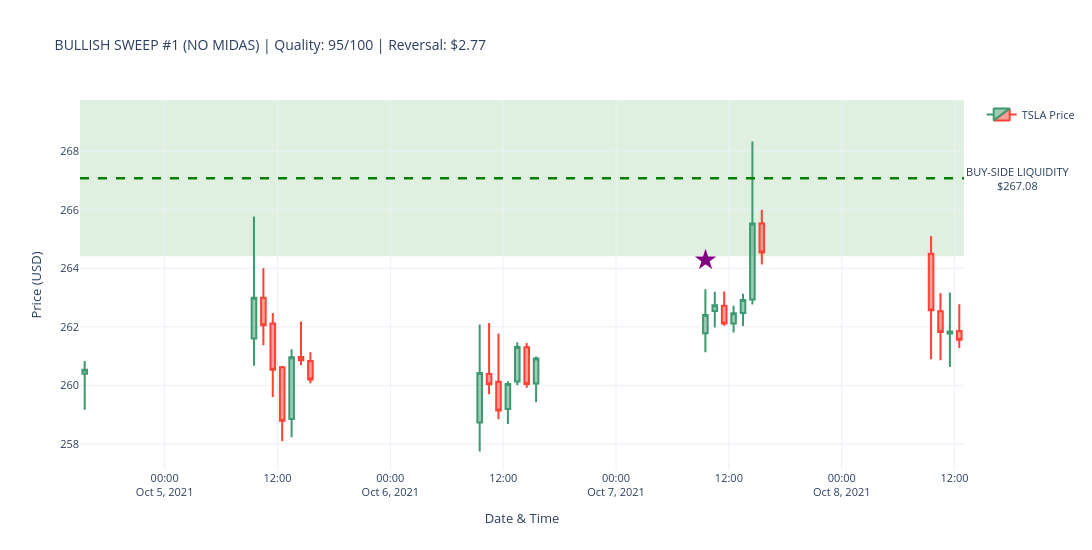
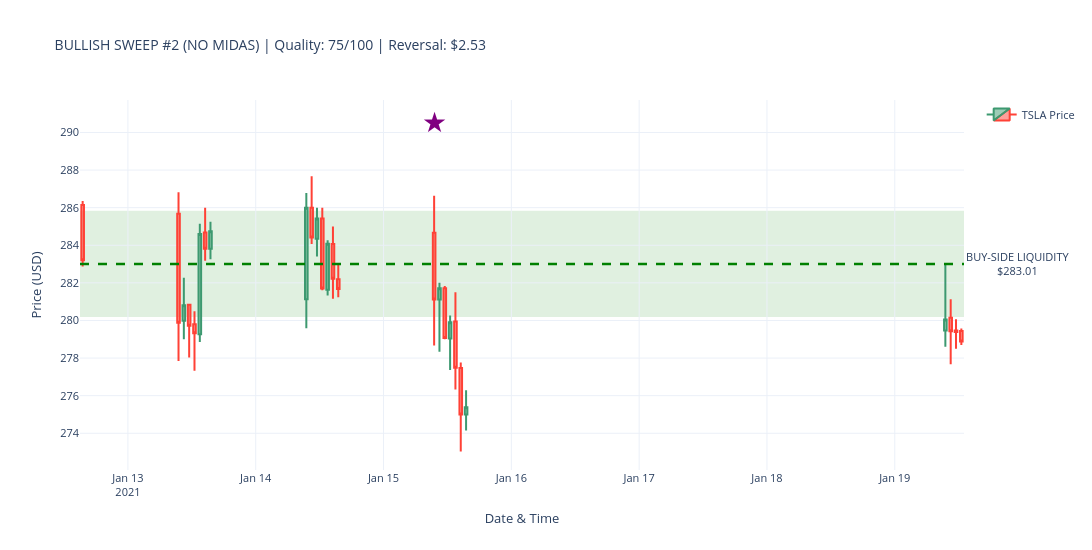
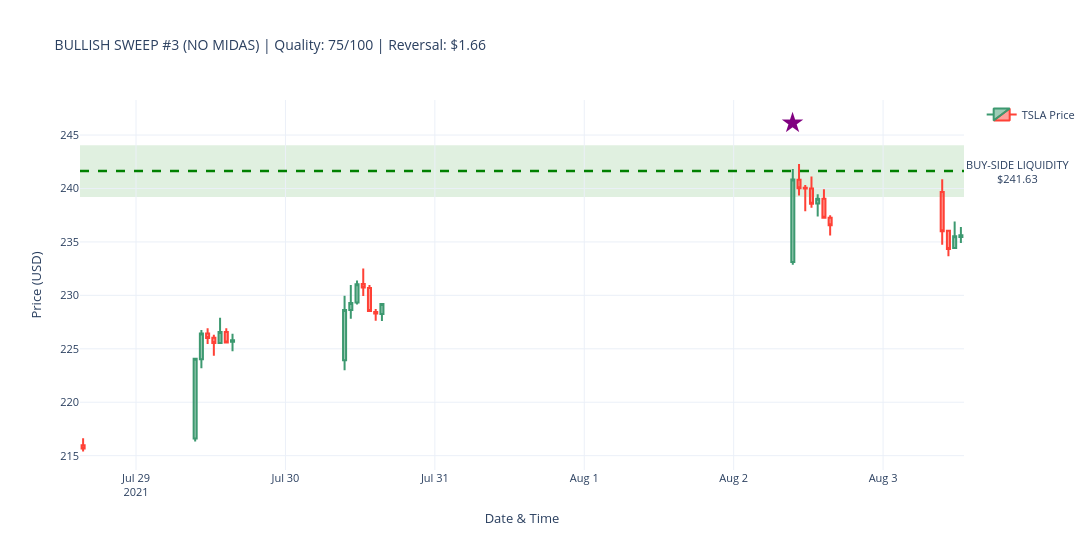
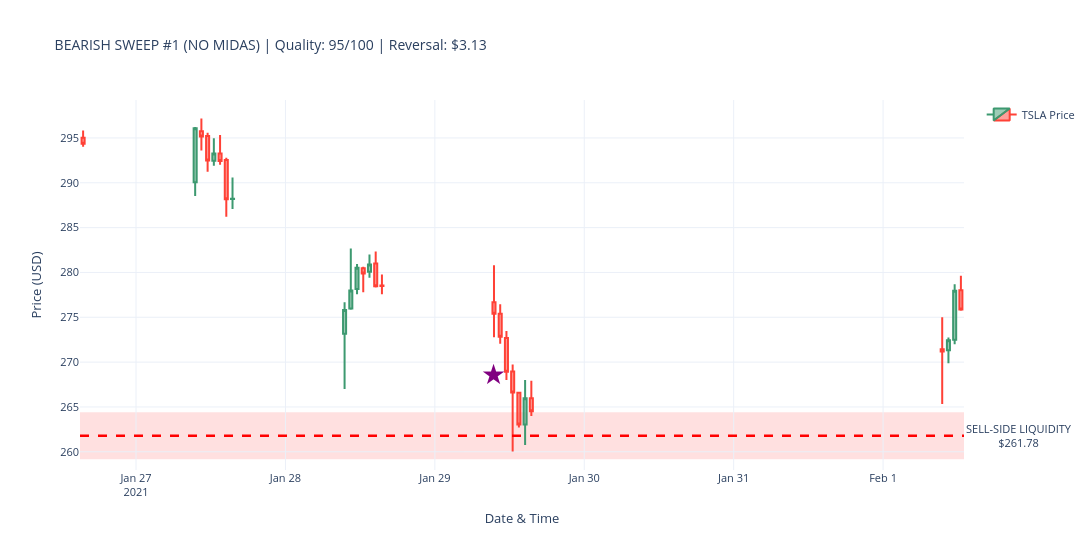

Notebook source saved alongside these figures, in order:
### Code cell
# ---------------------------------------------------------------------------
# SWEEP DETECTION CANDLESTICK VISUALIZATIONS WITH LIQUIDITY ZONES
# ---------------------------------------------------------------------------
print("\n" + "=" * 70)
print("VISUALIZING TOP SWEEPS - CANDLESTICK CHARTS WITH LIQUIDITY ZONES")
print("=" * 70)

import plotly.graph_objects as go

# Use existing hourly_data from earlier analysis
price_data = hourly_data.copy()
print(f"\n✓ Analysing hourly data: {len(price_data)} candles")
print(f"  Date range: {price_data['timestamp'].min().date()} to {price_data['timestamp'].max().date()}")

# Debug: Check sweeps
print(f"\nSweep data check:")
print(f"  NO MIDAS: {len(sweeps_hourly_no_midas)} total sweeps")
if len(sweeps_hourly_no_midas) > 0:
    print(f"    - Bullish: {(sweeps_hourly_no_midas['sweep_type']=='BULLISH').sum()}")
    print(f"    - Bearish: {(sweeps_hourly_no_midas['sweep_type']=='BEARISH').sum()}")
    
print(f"  WITH MIDAS: {len(sweeps_hourly_with_midas)} total sweeps")
if len(sweeps_hourly_with_midas) > 0:
    print(f"    - Bullish: {(sweeps_hourly_with_midas['sweep_type']=='BULLISH').sum()}")
    print(f"    - Bearish: {(sweeps_hourly_with_midas['sweep_type']=='BEARISH').sum()}")

# Candlestick plotting function with liquidity zones
def make_candlestick_chart_with_zones(price_df, sweep_timestamp, zone_level, sweep_type, chart_title):
    """
    Create candlestick chart with liquidity zone shading
    Uses arrow/marker notation for sweep detection point
    """
    try:
        # Find closest candle to sweep time
        price_df_copy = price_df.copy()
        price_df_copy['ts_str'] = price_df_copy['timestamp'].astype(str).str[:10]
        sweep_ts_str = pd.to_datetime(sweep_timestamp).strftime('%Y-%m-%d')
        
        matching = price_df_copy[price_df_copy['ts_str'] == sweep_ts_str]
        if len(matching) == 0:
            return None
        
        sweep_idx = matching.index[0]
        
        # Get context: 15 before, 10 after
        start = max(0, sweep_idx - 15)
        end = min(len(price_df) - 1, sweep_idx + 10)
        
        subset = price_df.iloc[start:end+1].copy()
        
        # Create figure with larger size
        fig = go.Figure(data=[go.Candlestick(
            x=subset['timestamp'],
            open=subset['open'],
            high=subset['high'],
            low=subset['low'],
            close=subset['close'],
            name='TSLA Price'
        )])
        
        # Add liquidity zone as shaded region
        if sweep_type == 'BULLISH':
            # Buy-side liquidity zone (support)
            fig.add_hrect(
                y0=zone_level * 0.99,
                y1=zone_level * 1.01,
                fillcolor='green',
                opacity=0.12,
                layer='below',
                line_width=0
            )
            zone_color = 'green'
            zone_label = 'BUY-SIDE LIQUIDITY'
        else:
            # Sell-side liquidity zone (resistance)
            fig.add_hrect(
                y0=zone_level * 0.99,
                y1=zone_level * 1.01,
                fillcolor='red',
                opacity=0.12,
                layer='below',
                line_width=0
            )
            zone_color = 'red'
            zone_label = 'SELL-SIDE LIQUIDITY'
        
        # Add zone level line with label
        fig.add_hline(
            y=zone_level,
            line_width=2.5,
            line_dash='dash',
            line_color=zone_color,
            annotation_text=f'{zone_label}<br>${zone_level:.2f}',
            annotation_position='right',
            annotation=dict(font_size=11, bgcolor='rgba(255,255,255,0.8)')
        )
        
        # Add sweep detection point with arrow marker (no overlap with candle)
        sweep_x = subset.iloc[sweep_idx - start]['timestamp']
        sweep_candle_high = subset.iloc[sweep_idx - start]['high']
        sweep_candle_low = subset.iloc[sweep_idx - start]['low']
        
        # Position arrow: buy-side above, sell-side below the candle
        candle_range = sweep_candle_high - sweep_candle_low
        if sweep_type == 'BULLISH':
            # Buy-side: star above the candle
            arrow_y = sweep_candle_high + candle_range * 0.5
            arrow_symbol = '★'
        else:
            # Sell-side: star below the candle
            arrow_y = sweep_candle_low - candle_range * 0.5
            arrow_symbol = '★'
        
        fig.add_annotation(
            x=sweep_x,
            y=arrow_y,
            text=arrow_symbol,
            showarrow=False,
            font=dict(size=28, color='purple'),
            xanchor='center'
        )
        
        fig.update_layout(
            title=dict(text=chart_title, font=dict(size=14)),
            yaxis_title='Price (USD)',
            xaxis_title='Date & Time',
            template='plotly_white',
            height=550,
            width=1150,
            hovermode='x unified',
            xaxis_rangeslider_visible=False,
            showlegend=True,
            font=dict(size=11),
            margin=dict(l=80, r=100, t=100, b=80)
        )
        
        return fig
        
    except Exception as e:
        print(f"      ✗ Error: {e}")
        return None

# =========================================================================
# PLOT NO MIDAS SWEEPS WITH LIQUIDITY ZONES
# =========================================================================
if len(sweeps_hourly_no_midas) > 0:
    print("\n" + "=" * 70)
    print("NO MIDAS SWEEPS WITH LIQUIDITY ZONES")
    print("=" * 70)
    
    # Get top 3 of each type
    bull_nm = sweeps_hourly_no_midas[sweeps_hourly_no_midas['sweep_type']=='BULLISH'].nlargest(3, 'sweep_quality_score')
    bear_nm = sweeps_hourly_no_midas[sweeps_hourly_no_midas['sweep_type']=='BEARISH'].nlargest(3, 'sweep_quality_score')
    
    print(f"\nBUYING SWEEPS - Targeting Buy-Side Liquidity ({len(bull_nm)}):")
    for i, (idx, row) in enumerate(bull_nm.iterrows(), 1):
        title = f"BULLISH SWEEP #{i} (NO MIDAS) | Quality: {row['sweep_quality_score']:.0f}/100 | Reversal: ${row['reversal_distance']:.2f}"
        print(f"  {i}. {row['timestamp']} - Buy-Side Zone: ${row['zone_level']:.2f}")
        fig = make_candlestick_chart_with_zones(price_data, row['timestamp'], row['zone_level'], 'BULLISH', title)
        if fig:
            fig.show()
        else:
            print(f"      → Could not create chart")
    
    print(f"\nSELLING SWEEPS - Targeting Sell-Side Liquidity ({len(bear_nm)}):")
    for i, (idx, row) in enumerate(bear_nm.iterrows(), 1):
        title = f"BEARISH SWEEP #{i} (NO MIDAS) | Quality: {row['sweep_quality_score']:.0f}/100 | Reversal: ${row['reversal_distance']:.2f}"
        print(f"  {i}. {row['timestamp']} - Sell-Side Zone: ${row['zone_level']:.2f}")
        fig = make_candlestick_chart_with_zones(price_data, row['timestamp'], row['zone_level'], 'BEARISH', title)
        if fig:
            fig.show()
        else:
            print(f"      → Could not create chart")
else:
    print("\n✗ No sweeps in NO MIDAS dataset")

# =========================================================================
# PLOT WITH MIDAS SWEEPS WITH LIQUIDITY ZONES
# =========================================================================
if len(sweeps_hourly_with_midas) > 0:
    print("\n" + "=" * 70)
    print("WITH MIDAS SWEEPS WITH LIQUIDITY ZONES")
    print("=" * 70)
    
    # Get top 3 of each type
    bull_wm = sweeps_hourly_with_midas[sweeps_hourly_with_midas['sweep_type']=='BULLISH'].nlargest(3, 'sweep_quality_score')
    bear_wm = sweeps_hourly_with_midas[sweeps_hourly_with_midas['sweep_type']=='BEARISH'].nlargest(3, 'sweep_quality_score')
    
    print(f"\nBUYING SWEEPS - Targeting Buy-Side Liquidity ({len(bull_wm)}):")
    for i, (idx, row) in enumerate(bull_wm.iterrows(), 1):
        title = f"BULLISH SWEEP #{i} (WITH MIDAS) | Quality: {row['sweep_quality_score']:.0f}/100 | Reversal: ${row['reversal_distance']:.2f}"
        print(f"  {i}. {row['timestamp']} - Buy-Side Zone: ${row['zone_level']:.2f}")
        fig = make_candlestick_chart_with_zones(price_data, row['timestamp'], row['zone_level'], 'BULLISH', title)
        if fig:
            fig.show()
        else:
            print(f"      → Could not create chart")
    
    print(f"\nSELLING SWEEPS - Targeting Sell-Side Liquidity ({len(bear_wm)}):")
    for i, (idx, row) in enumerate(bear_wm.iterrows(), 1):
        title = f"BEARISH SWEEP #{i} (WITH MIDAS) | Quality: {row['sweep_quality_score']:.0f}/100 | Reversal: ${row['reversal_distance']:.2f}"
        print(f"  {i}. {row['timestamp']} - Sell-Side Zone: ${row['zone_level']:.2f}")
        fig = make_candlestick_chart_with_zones(price_data, row['timestamp'], row['zone_level'], 'BEARISH', title)
        if fig:
            fig.show()
        else:
            print(f"      → Could not create chart")
else:
    print("\n✗ No sweeps in WITH MIDAS dataset")

print("\n" + "=" * 70)
print("✓ LIQUIDITY ZONE SWEEP VISUALIZATION COMPLETE")
print("=" * 70)
print("\nVISUAL LEGEND:")
print("  🟢 GREEN SHADED ZONE: Buy-Side Liquidity (Support)")
print("  🔴 RED SHADED ZONE: Sell-Side Liquidity (Resistance)")
print("  — Star: Sweep Detection Point")
print("  - - DASHED LINE: Liquidity Zone Level")

### Figure 1 — Plotly figure (JSON) as saved in the notebook; plotly's stock layout.template omitted (floating-point values rounded to 4 significant figures)
{"data": [{"close": [260.5, 263.0, 262.1, 260.5, 258.8, 261.0, 260.9, 260.2, 260.4, 260.0, 259.1, 260.1, 261.3, 260.1, 260.9, 262.4, 262.7, 262.1, 262.5, 262.9, 265.5, 264.5, 262.6, 261.8, 261.8, 261.6], "high": [260.8, 265.8, 264.0, 262.5, 260.7, 261.2, 262.2, 261.1, 262.1, 262.1, 261.8, 260.1, 261.5, 261.4, 261.0, 263.3, 263.2, 263.2, 262.7, 263.1, 268.3, 266.0, 265.1, 263.2, 263.2, 262.8], "low": [259.2, 260.7, 261.4, 259.6, 258.1, 258.2, 260.7, 260.1, 257.7, 259.7, 258.8, 258.7, 260.0, 259.9, 259.4, 261.1, 262.0, 262.0, 261.8, 262.0, 262.8, 264.1, 260.9, 260.9, 260.6, 261.3], "name": "TSLA Price", "open": [260.4, 261.6, 263.0, 262.1, 260.6, 258.9, 261.0, 260.8, 258.7, 260.4, 260.1, 259.2, 260.1, 261.3, 260.1, 261.8, 262.5, 262.7, 262.1, 262.5, 262.9, 265.5, 264.5, 262.5, 261.8, 261.9], "type": "candlestick", "x": ["2021-10-04T15:30:00.000000000", "2021-10-05T09:30:00.000000000", "2021-10-05T10:30:00.000000000", "2021-10-05T11:30:00.000000000", "2021-10-05T12:30:00.000000000", "2021-10-05T13:30:00.000000000", "2021-10-05T14:30:00.000000000", "2021-10-05T15:30:00.000000000", "2021-10-06T09:30:00.000000000", "2021-10-06T10:30:00.000000000", "2021-10-06T11:30:00.000000000", "2021-10-06T12:30:00.000000000", "2021-10-06T13:30:00.000000000", "2021-10-06T14:30:00.000000000", "2021-10-06T15:30:00.000000000", "2021-10-07T09:30:00.000000000", "2021-10-07T10:30:00.000000000", "2021-10-07T11:30:00.000000000", "2021-10-07T12:30:00.000000000", "2021-10-07T13:30:00.000000000", "2021-10-07T14:30:00.000000000", "2021-10-07T15:30:00.000000000", "2021-10-08T09:30:00.000000000", "2021-10-08T10:30:00.000000000", "2021-10-08T11:30:00.000000000", "2021-10-08T12:30:00.000000000"]}], "layout": {"annotations": [{"bgcolor": "rgba(255,255,255,0.8)", "font": {"size": 11}, "showarrow": false, "text": "BUY-SIDE LIQUIDITY<br>$267.08", "x": 1, "xanchor": "left", "xref": "x domain", "y": 267.1, "yanchor": "middle", "yref": "y"}, {"font": {"color": "purple", "size": 28}, "showarrow": false, "text": "★", "x": "2021-10-07T09:30:00", "xanchor": "center", "y": 264.4}], "font": {"size": 11}, "height": 550, "hovermode": "x unified", "margin": {"b": 80, "l": 80, "r": 100, "t": 100}, "shapes": [{"fillcolor": "green", "layer": "below", "line": {"width": 0}, "opacity": 0.12, "type": "rect", "x0": 0, "x1": 1, "xref": "x domain", "y0": 264.4, "y1": 269.8, "yref": "y"}, {"line": {"color": "green", "dash": "dash", "width": 2.5}, "type": "line", "x0": 0, "x1": 1, "xref": "x domain", "y0": 267.1, "y1": 267.1, "yref": "y"}], "showlegend": true, "title": {"font": {"size": 14}, "text": "BULLISH SWEEP #1 (NO MIDAS) | Quality: 95/100 | Reversal: $2.77"}, "width": 1150, "xaxis": {"rangeslider": {"visible": false}, "title": {"text": "Date & Time"}}, "yaxis": {"title": {"text": "Price (USD)"}}}}

### Figure 2 — Plotly figure (JSON) as saved in the notebook; plotly's stock layout.template omitted (floating-point values rounded to 4 significant figures)
{"data": [{"close": [283.2, 279.9, 280.8, 279.7, 279.3, 284.6, 283.8, 284.7, 286.0, 284.4, 285.4, 281.7, 284.1, 282.2, 281.7, 281.1, 281.7, 279.1, 279.9, 277.5, 275.0, 275.4, 280.1, 279.4, 279.4, 278.9], "high": [286.4, 286.8, 282.3, 280.9, 280.5, 285.1, 286.0, 285.2, 286.8, 287.7, 286.0, 286.0, 284.3, 285.0, 283.0, 286.6, 282.0, 281.8, 280.3, 281.5, 277.8, 276.3, 283.0, 281.1, 280.1, 279.6], "low": [282.9, 277.8, 279.0, 278.0, 277.3, 278.9, 283.2, 283.2, 279.6, 284.1, 283.4, 281.6, 281.3, 281.1, 281.2, 278.7, 278.3, 279.0, 277.4, 276.3, 273.0, 274.1, 278.6, 277.7, 278.5, 278.7], "name": "TSLA Price", "open": [286.1, 285.7, 280.0, 280.8, 279.8, 279.3, 284.7, 283.8, 281.1, 286.0, 284.3, 285.4, 281.6, 284.1, 282.2, 284.7, 281.1, 281.7, 279.0, 279.9, 277.5, 275.0, 279.5, 280.1, 279.5, 279.4], "type": "candlestick", "x": ["2021-01-12T15:30:00.000000000", "2021-01-13T09:30:00.000000000", "2021-01-13T10:30:00.000000000", "2021-01-13T11:30:00.000000000", "2021-01-13T12:30:00.000000000", "2021-01-13T13:30:00.000000000", "2021-01-13T14:30:00.000000000", "2021-01-13T15:30:00.000000000", "2021-01-14T09:30:00.000000000", "2021-01-14T10:30:00.000000000", "2021-01-14T11:30:00.000000000", "2021-01-14T12:30:00.000000000", "2021-01-14T13:30:00.000000000", "2021-01-14T14:30:00.000000000", "2021-01-14T15:30:00.000000000", "2021-01-15T09:30:00.000000000", "2021-01-15T10:30:00.000000000", "2021-01-15T11:30:00.000000000", "2021-01-15T12:30:00.000000000", "2021-01-15T13:30:00.000000000", "2021-01-15T14:30:00.000000000", "2021-01-15T15:30:00.000000000", "2021-01-19T09:30:00.000000000", "2021-01-19T10:30:00.000000000", "2021-01-19T11:30:00.000000000", "2021-01-19T12:30:00.000000000"]}], "layout": {"annotations": [{"bgcolor": "rgba(255,255,255,0.8)", "font": {"size": 11}, "showarrow": false, "text": "BUY-SIDE LIQUIDITY<br>$283.01", "x": 1, "xanchor": "left", "xref": "x domain", "y": 283.0, "yanchor": "middle", "yref": "y"}, {"font": {"color": "purple", "size": 28}, "showarrow": false, "text": "★", "x": "2021-01-15T09:30:00", "xanchor": "center", "y": 290.6}], "font": {"size": 11}, "height": 550, "hovermode": "x unified", "margin": {"b": 80, "l": 80, "r": 100, "t": 100}, "shapes": [{"fillcolor": "green", "layer": "below", "line": {"width": 0}, "opacity": 0.12, "type": "rect", "x0": 0, "x1": 1, "xref": "x domain", "y0": 280.2, "y1": 285.8, "yref": "y"}, {"line": {"color": "green", "dash": "dash", "width": 2.5}, "type": "line", "x0": 0, "x1": 1, "xref": "x domain", "y0": 283.0, "y1": 283.0, "yref": "y"}], "showlegend": true, "title": {"font": {"size": 14}, "text": "BULLISH SWEEP #2 (NO MIDAS) | Quality: 75/100 | Reversal: $2.53"}, "width": 1150, "xaxis": {"rangeslider": {"visible": false}, "title": {"text": "Date & Time"}}, "yaxis": {"title": {"text": "Price (USD)"}}}}

### Figure 3 — Plotly figure (JSON) as saved in the notebook; plotly's stock layout.template omitted (floating-point values rounded to 4 significant figures)
{"data": [{"close": [215.7, 224.1, 226.4, 226.0, 225.6, 226.6, 225.6, 225.8, 228.6, 229.3, 231.1, 230.7, 228.5, 228.3, 229.2, 240.8, 240.0, 240.0, 238.6, 239.0, 237.3, 236.6, 236.0, 234.3, 235.5, 235.6], "high": [216.6, 224.1, 226.8, 226.9, 226.3, 227.9, 226.9, 226.4, 230.0, 231.0, 231.4, 232.5, 231.0, 228.7, 229.2, 241.8, 242.3, 240.3, 241.1, 239.4, 239.9, 237.5, 240.9, 236.1, 236.9, 236.4], "low": [215.4, 216.3, 223.2, 225.4, 224.3, 225.5, 225.6, 224.8, 223.0, 227.8, 229.2, 229.9, 228.5, 227.6, 227.6, 232.9, 239.3, 237.9, 238.2, 237.4, 237.2, 235.6, 234.7, 233.7, 234.4, 234.9], "name": "TSLA Price", "open": [216.0, 216.6, 224.0, 226.4, 226.0, 225.6, 226.6, 225.7, 223.9, 228.6, 229.3, 231.1, 230.7, 228.4, 228.2, 233.1, 240.8, 240.1, 240.0, 238.6, 239.0, 237.3, 239.7, 236.1, 234.4, 235.5], "type": "candlestick", "x": ["2021-07-28T15:30:00.000000000", "2021-07-29T09:30:00.000000000", "2021-07-29T10:30:00.000000000", "2021-07-29T11:30:00.000000000", "2021-07-29T12:30:00.000000000", "2021-07-29T13:30:00.000000000", "2021-07-29T14:30:00.000000000", "2021-07-29T15:30:00.000000000", "2021-07-30T09:30:00.000000000", "2021-07-30T10:30:00.000000000", "2021-07-30T11:30:00.000000000", "2021-07-30T12:30:00.000000000", "2021-07-30T13:30:00.000000000", "2021-07-30T14:30:00.000000000", "2021-07-30T15:30:00.000000000", "2021-08-02T09:30:00.000000000", "2021-08-02T10:30:00.000000000", "2021-08-02T11:30:00.000000000", "2021-08-02T12:30:00.000000000", "2021-08-02T13:30:00.000000000", "2021-08-02T14:30:00.000000000", "2021-08-02T15:30:00.000000000", "2021-08-03T09:30:00.000000000", "2021-08-03T10:30:00.000000000", "2021-08-03T11:30:00.000000000", "2021-08-03T12:30:00.000000000"]}], "layout": {"annotations": [{"bgcolor": "rgba(255,255,255,0.8)", "font": {"size": 11}, "showarrow": false, "text": "BUY-SIDE LIQUIDITY<br>$241.63", "x": 1, "xanchor": "left", "xref": "x domain", "y": 241.6, "yanchor": "middle", "yref": "y"}, {"font": {"color": "purple", "size": 28}, "showarrow": false, "text": "★", "x": "2021-08-02T09:30:00", "xanchor": "center", "y": 246.3}], "font": {"size": 11}, "height": 550, "hovermode": "x unified", "margin": {"b": 80, "l": 80, "r": 100, "t": 100}, "shapes": [{"fillcolor": "green", "layer": "below", "line": {"width": 0}, "opacity": 0.12, "type": "rect", "x0": 0, "x1": 1, "xref": "x domain", "y0": 239.2, "y1": 244.0, "yref": "y"}, {"line": {"color": "green", "dash": "dash", "width": 2.5}, "type": "line", "x0": 0, "x1": 1, "xref": "x domain", "y0": 241.6, "y1": 241.6, "yref": "y"}], "showlegend": true, "title": {"font": {"size": 14}, "text": "BULLISH SWEEP #3 (NO MIDAS) | Quality: 75/100 | Reversal: $1.66"}, "width": 1150, "xaxis": {"rangeslider": {"visible": false}, "title": {"text": "Date & Time"}}, "yaxis": {"title": {"text": "Price (USD)"}}}}

### Figure 4 — Plotly figure (JSON) as saved in the notebook; plotly's stock layout.template omitted (floating-point values rounded to 4 significant figures)
{"data": [{"close": [294.4, 296.1, 295.2, 292.5, 293.3, 292.4, 288.2, 288.2, 275.8, 278.0, 280.5, 279.9, 280.9, 278.4, 278.5, 275.4, 272.8, 268.9, 266.6, 263.0, 266.0, 264.5, 271.2, 272.4, 278.0, 275.9], "high": [295.8, 296.2, 297.2, 295.6, 295.0, 295.3, 292.8, 290.6, 276.7, 282.7, 280.9, 280.6, 282.0, 282.3, 279.8, 280.8, 276.5, 273.5, 269.7, 266.6, 268.0, 267.9, 275.0, 272.8, 278.7, 279.6], "low": [294.0, 288.5, 293.6, 291.2, 291.9, 292.0, 286.2, 287.1, 267.0, 275.8, 277.6, 277.8, 279.4, 278.3, 277.6, 272.8, 272.1, 268.0, 260.0, 262.7, 260.8, 264.0, 265.3, 269.9, 272.0, 275.7], "name": "TSLA Price", "open": [295.0, 290.1, 295.7, 295.2, 292.5, 293.3, 292.5, 288.2, 273.2, 276.0, 278.1, 280.5, 280.1, 281.0, 278.5, 276.7, 275.4, 272.7, 268.9, 266.6, 263.0, 266.0, 271.4, 271.3, 272.5, 278.0], "type": "candlestick", "x": ["2021-01-26T15:30:00.000000000", "2021-01-27T09:30:00.000000000", "2021-01-27T10:30:00.000000000", "2021-01-27T11:30:00.000000000", "2021-01-27T12:30:00.000000000", "2021-01-27T13:30:00.000000000", "2021-01-27T14:30:00.000000000", "2021-01-27T15:30:00.000000000", "2021-01-28T09:30:00.000000000", "2021-01-28T10:30:00.000000000", "2021-01-28T11:30:00.000000000", "2021-01-28T12:30:00.000000000", "2021-01-28T13:30:00.000000000", "2021-01-28T14:30:00.000000000", "2021-01-28T15:30:00.000000000", "2021-01-29T09:30:00.000000000", "2021-01-29T10:30:00.000000000", "2021-01-29T11:30:00.000000000", "2021-01-29T12:30:00.000000000", "2021-01-29T13:30:00.000000000", "2021-01-29T14:30:00.000000000", "2021-01-29T15:30:00.000000000", "2021-02-01T09:30:00.000000000", "2021-02-01T10:30:00.000000000", "2021-02-01T11:30:00.000000000", "2021-02-01T12:30:00.000000000"]}], "layout": {"annotations": [{"bgcolor": "rgba(255,255,255,0.8)", "font": {"size": 11}, "showarrow": false, "text": "SELL-SIDE LIQUIDITY<br>$261.78", "x": 1, "xanchor": "left", "xref": "x domain", "y": 261.8, "yanchor": "middle", "yref": "y"}, {"font": {"color": "purple", "size": 28}, "showarrow": false, "text": "★", "x": "2021-01-29T09:30:00", "xanchor": "center", "y": 268.7}], "font": {"size": 11}, "height": 550, "hovermode": "x unified", "margin": {"b": 80, "l": 80, "r": 100, "t": 100}, "shapes": [{"fillcolor": "red", "layer": "below", "line": {"width": 0}, "opacity": 0.12, "type": "rect", "x0": 0, "x1": 1, "xref": "x domain", "y0": 259.2, "y1": 264.4, "yref": "y"}, {"line": {"color": "red", "dash": "dash", "width": 2.5}, "type": "line", "x0": 0, "x1": 1, "xref": "x domain", "y0": 261.8, "y1": 261.8, "yref": "y"}], "showlegend": true, "title": {"font": {"size": 14}, "text": "BEARISH SWEEP #1 (NO MIDAS) | Quality: 95/100 | Reversal: $3.13"}, "width": 1150, "xaxis": {"rangeslider": {"visible": false}, "title": {"text": "Date & Time"}}, "yaxis": {"title": {"text": "Price (USD)"}}}}
